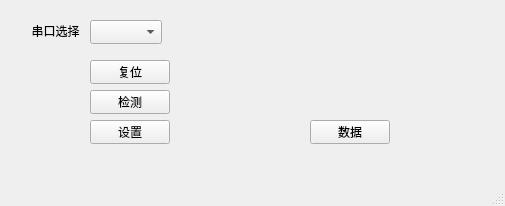
<?xml version="1.0" encoding="UTF-8"?>
<ui version="4.0">
 <class>MainWindow</class>
 <widget class="QMainWindow" name="MainWindow">
  <property name="geometry">
   <rect>
    <x>0</x>
    <y>0</y>
    <width>505</width>
    <height>206</height>
   </rect>
  </property>
  <property name="windowTitle">
   <string>MainWindow</string>
  </property>
  <widget class="QWidget" name="centralwidget">
   <widget class="QComboBox" name="comboBox">
    <property name="geometry">
     <rect>
      <x>90</x>
      <y>20</y>
      <width>72</width>
      <height>24</height>
     </rect>
    </property>
   </widget>
   <widget class="QLabel" name="label">
    <property name="geometry">
     <rect>
      <x>20</x>
      <y>20</y>
      <width>71</width>
      <height>21</height>
     </rect>
    </property>
    <property name="text">
     <string>串口选择</string>
    </property>
    <property name="textFormat">
     <enum>Qt::AutoText</enum>
    </property>
    <property name="scaledContents">
     <bool>false</bool>
    </property>
    <property name="alignment">
     <set>Qt::AlignCenter</set>
    </property>
    <property name="wordWrap">
     <bool>false</bool>
    </property>
   </widget>
   <widget class="QPushButton" name="pushButton">
    <property name="geometry">
     <rect>
      <x>90</x>
      <y>60</y>
      <width>80</width>
      <height>24</height>
     </rect>
    </property>
    <property name="text">
     <string>复位</string>
    </property>
   </widget>
   <widget class="QPushButton" name="pushButton_2">
    <property name="geometry">
     <rect>
      <x>90</x>
      <y>90</y>
      <width>80</width>
      <height>24</height>
     </rect>
    </property>
    <property name="text">
     <string>检测</string>
    </property>
   </widget>
   <widget class="QPushButton" name="pushButton_3">
    <property name="geometry">
     <rect>
      <x>310</x>
      <y>120</y>
      <width>80</width>
      <height>24</height>
     </rect>
    </property>
    <property name="text">
     <string>数据</string>
    </property>
   </widget>
   <widget class="QLabel" name="label_2">
    <property name="geometry">
     <rect>
      <x>190</x>
      <y>10</y>
      <width>281</width>
      <height>51</height>
     </rect>
    </property>
    <property name="text">
     <string/>
    </property>
    <property name="alignment">
     <set>Qt::AlignCenter</set>
    </property>
   </widget>
   <widget class="QLabel" name="label_3">
    <property name="geometry">
     <rect>
      <x>210</x>
      <y>70</y>
      <width>271</width>
      <height>41</height>
     </rect>
    </property>
    <property name="text">
     <string/>
    </property>
    <property name="alignment">
     <set>Qt::AlignCenter</set>
    </property>
   </widget>
   <widget class="QPushButton" name="pushButton_4">
    <property name="geometry">
     <rect>
      <x>90</x>
      <y>120</y>
      <width>80</width>
      <height>24</height>
     </rect>
    </property>
    <property name="text">
     <string>设置</string>
    </property>
   </widget>
  </widget>
  <widget class="QMenuBar" name="menubar">
   <property name="geometry">
    <rect>
     <x>0</x>
     <y>0</y>
     <width>505</width>
     <height>21</height>
    </rect>
   </property>
  </widget>
  <widget class="QStatusBar" name="statusbar"/>
 </widget>
 <resources/>
 <connections/>
</ui>
